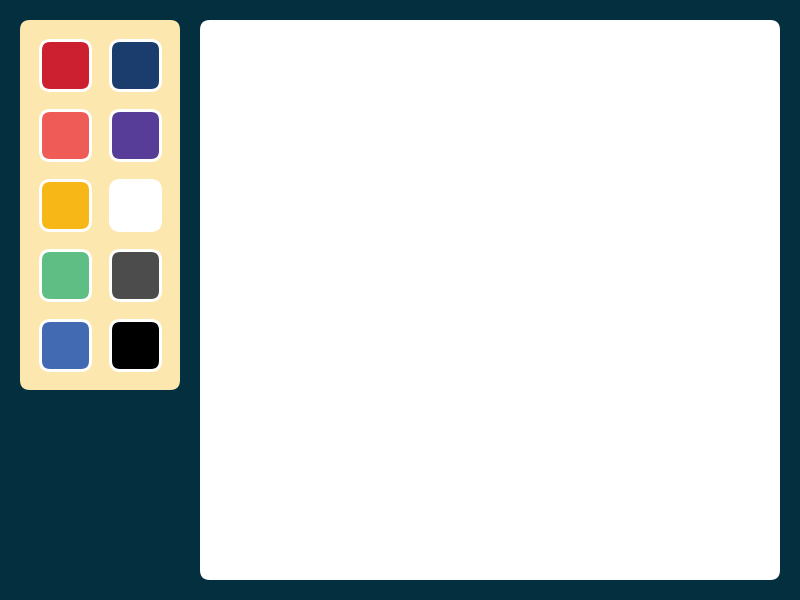
Frame 1 (no input)
Frame 60 (the mouse pressed at the canvas centre just before this capture): identical to frame 1, image omitted
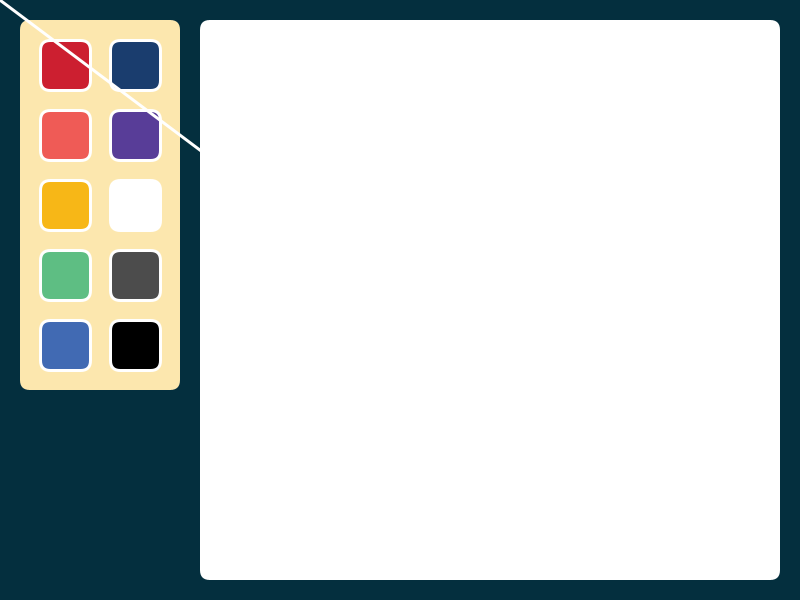
Frame 120 (the mouse held since frame 60 and released just before this capture)

The Processing sketch that drew these frames (run headless with seeded random() and noise(); from frame 60 on, the mouse is pressed at the canvas centre):

// Processing sketch: processing_162377
// ── processing_162377.pde

void setup(){
 size(800, 600);
 background(4, 47, 62);
 noStroke();
 fill(255);
 rect(200,20, 580, 560,10);
 fill(252, 231, 174);
 rect(20,20,160, 40+50+20+50+20+50+20+50+70, 10);
 stroke(255);
 strokeWeight(3);
 fill(204, 31, 48); //button1
 rect(40, 40, 50, 50, 10);
 fill(26 , 61, 110);//button2
 rect(90+20, 40, 50, 50, 10);
 fill(239, 91, 86); //button3
 rect(40, 40+50+20, 50, 50, 10);
 fill(88, 61, 152);//button4
 rect(90+20, 40+50+20, 50, 50, 10);
 fill(247, 183, 23); //button5
 rect(40, 40+50+20+50+20, 50, 50, 10);
 fill(255);//button6
 rect(90+20, 40+50+20+50+20, 50, 50, 10);
 fill(94, 190, 131); //button7
 rect(40, 40+50+20+50+20+50+20, 50, 50, 10);
 fill(76, 76, 76);//button8
 rect(90+20, 40+50+20+50+20+50+20, 50, 50, 10);
  fill(65, 106, 179); //button9
 rect(40, 40+50+20+50+20+50+20+50+20, 50, 50, 10);
 fill(0);//button10
 rect(90+20, 40+50+20+50+20+50+20+50+20, 50, 50, 10);

}

void draw(){
  if(mousePressed){
    if( 760>mouseX && mouseX> 200 && mouseY>0 ==true){
      line(pmouseX, pmouseY, mouseX, mouseY);
    }
    /*
    if( 760>mouseX && mouseX> 200 && mouseY>0 ==true){
      ellipse(pmouseX, pmouseY, 10, 10);
    }*/
   if(mouseX>40 && mouseX <90 && mouseY >40 && mouseY< 90){
     stroke(204, 31, 48);
     strokeWeight(5);
   }
   if(mouseX>110 && mouseX<160 && mouseY > 40 && mouseY <90){
     stroke(26, 61, 110);
     strokeWeight(5+5); 
   }
   if(mouseX> 40 && mouseX<90 && mouseY> 110 && mouseY<160){
     stroke(239, 91, 86);
     strokeWeight(5+5+5);
   } 
   if(mouseX>110 && mouseX < 160 && mouseY >110 && mouseY <160){
     stroke(88, 61, 152);
     strokeWeight(5+5+5+5);
   }
   if(mouseX> 40 && mouseX< 90 && mouseY>180 && mouseY< 230){
    stroke(247, 183, 23);
    strokeWeight(5+5+5+5+5);
   }
   if(mouseX>110 & mouseX<160 && mouseY> 180 && mouseY<230){
    stroke(255);
    strokeWeight(5+5+5+5+5+5);
   }
 if(mouseX> 40 && mouseX< 90 && mouseY> 250 && mouseY<300){
   stroke(94, 190, 131);
   strokeWeight(5+5+5+5+5+5+5);
 }
 if(mouseX>110 && mouseX<160 && mouseY> 250 && mouseY<300){
   stroke(76, 76, 76);
  strokeWeight(5+5+5+5+5+5+5+5);
 }
 if(mouseX>40 && mouseX<90 && mouseY> 320 && mouseY<370){
   stroke(65, 106, 179);
    strokeWeight(5+5+5+5+5+5+5+5+5);
 }
 if(mouseX> 110 && mouseX< 160 && mouseY > 320 && mouseY< 370){
   stroke(0);
   strokeWeight(5+5+5+5+5+5+5+5+5+5);
  }
  }
}
